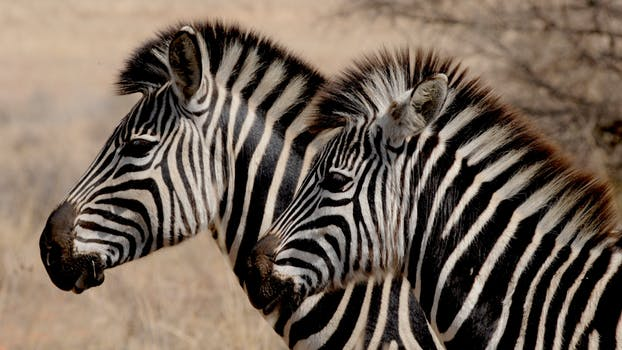
#> input picture Applied-Projects/hw11/zebras.jpg, 622 x 350 px
$ jupyter execute hw11_assignment.ipynb   (shell and % lines are left out)
#> lines starting #> are read from the running program, lines starting #| are printed output that depends on the picture
# Spectral Filtering: Butterworth Notch Filter

Dai'zjon Carney

A notch filter suppresses specific frequencies. Letting $d_0$ denote the notch frequency cut-off distance (-3dB), and $d^+_{uv}$ and $d^-_{uv}$ the Euclidian distances from $(u,v)$ to the two notches $(u_0,v_0)$ and $(-u_0,-v_0)$, i.e., $d^+_{uv} = \sqrt{(u-u_0)^2+(v-v_0)^2}$ and $d^-_{uv} = \sqrt{(u+u_0)^2+(v+v_0)^2}$,
we can define the notch filter transfer function as the product of two shifted $n$-order high-pass filters.
That is,

$$H_{N}(u,v) = H^+_{N}(u,v)\; H^-_{N}(u,v)$$

$$H^+_{N}(u,v) = \dfrac{1}{\sqrt{1 + \left( d_0\,/\,d^+_{uv} \right)^{2n}}}, \quad
  H^-_{N}(u,v) = \dfrac{1}{\sqrt{1 + \left( d_0\,/\,d^-_{uv} \right)^{2n}}}.$$

Multiple frequencies can be rejected by multiplying the corresponding transfer functions. We will not consider that here. NOTE: The above will produce divide-by-zero. A simple work-around is to add 1.0e-6 or some other small number to the distances. We may also experience a run-time warning complaining about overflow if you raise a small value to a high power. Options include ignoring the warning, reduce the epsilon value or the filter order.

Copied the 2D Butterworth code from its module. Replaced the bwLP, bwHP, bwBP, and bwBS filters with a notch filter called bwN that takes six arguments, namely, d0, u0, v0, n, M, N. Applied the notch filter to the zebra image after it has been corrupted by a 2D sinewave. Tried different 2D frequencies to see the results. Set up to work for any 2D frequency to be tested. Code displayed the corrupted and filtered images as well as their respective frequency spectra. Applied a log-transformation to the latter to make the content visible.

[cell 1]
# load packages

import numpy as np

import matplotlib.image as img
import matplotlib.pyplot as plt

from skimage import io

from scipy.fft import fft2, ifft2, fftshift

from skimage.util import img_as_float32 as img_as_float

[cell 2]
# image/plot display function
def show_images(I, titles=None):
    fig, ax = plt.subplots(1, len(I), figsize=(12,5))

    for i in np.arange(0,len(I)):
        ax[i].imshow(I[i], cmap='gray')
        ax[i].set_axis_off()
        if titles != None:
            ax[i].set_title(titles[i])

    plt.tight_layout()

def show_plots(I, titles=None):
    fig, ax = plt.subplots(1, len(I), figsize=(12,1))

    for i in np.arange(0,len(I)):
        if titles != None:
            ax[i].set_title(titles[i])

        r = I[i].shape[0]//2
        ax[i].plot(I[i][r,:])
        ax[i].set_xticks([])
        ax[i].set_yticks([])

    plt.tight_layout()

[cell 3]
# notch filter: bwN
def bwN(d0, u0, v0, n, M, N=None):
    if N == None:
        N = M
    u, v = np.meshgrid(np.arange(-N//2, N//2), np.arange(-M//2, M//2))
    D = np.sqrt((u-u0)**2 + (v-v0)**2)
    H = 1 / (1 + (D**n / d0**n))
    return H

## Notch Filter Application

[cell 4]
# nextpow2 function
def nextpow2(N):
    n = 1
    while (n<N):
        n *= 2
    return n

[cell 5]
# sinewave function
def sinewaves(M, N, ku, kv):
    T = 2.0*np.pi

    KM, KN = (M//2, N//2)
    u, v = np.mgrid[-KM:KM,-KN:KN]

    I = np.sin(T*(u*ku/M+v*kv/N))

    return I

[cell 6]
# read zebras.jpg
I1 = io.imread("zebras.jpg", as_gray=True)
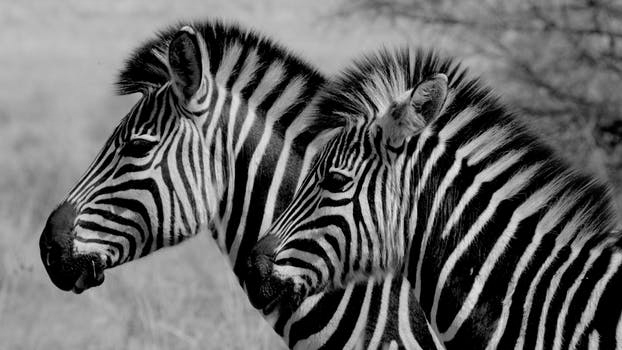
#> I1: shape (350, 622) float64; min 0, max 0.921, mean 0.406
I1 = img_as_float(I1)
M, N = I1.shape
#> M = 350; N = 622

# add 2D sinewave pattern
sine_wave = sinewaves(M, N, 10, 10) # generates sinewave freq 10
corrupted = I1 + sine_wave #corrupts image by sinewave
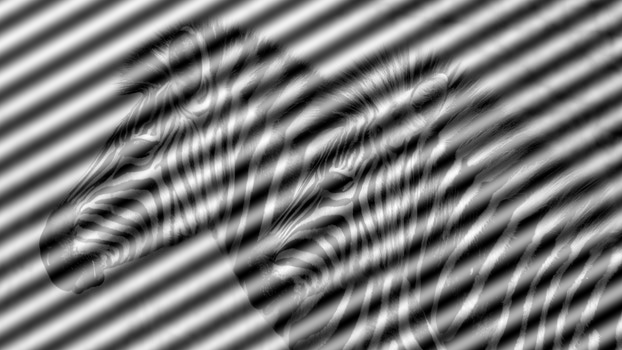
#> corrupted: shape (350, 622) float64; min -1, max 1.88, mean 0.406; drawn with min black and max white

# apply fft
N2 = np.max([nextpow2(N), nextpow2(M)]) # Determine the appropriate length for the input data
#> N2 = 1024
F1 = fft2(I1,(N2,N2))

# apply notch filter
notched = F1 * bwN(50, 200, 200, 0, N2, N2)

# apply inverse fft
filtered = np.real(ifft2(notched))[:M,:N]

# display images and their spectra
show_images([I1, corrupted, filtered],
            ['original','corrupted','filtered'])
#> the loop in show_images, `for i in np.arange(0,len(I)):` made 3 passes
show_plots([I1, corrupted, filtered])
#> the loop in show_plots, `for i in np.arange(0,len(I)):` made 3 passes
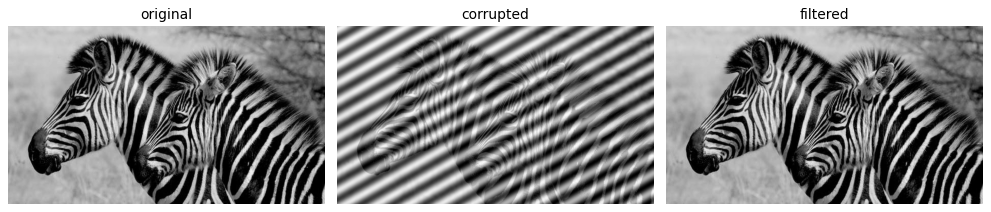
#> figure drawn by matplotlib, 3 panels
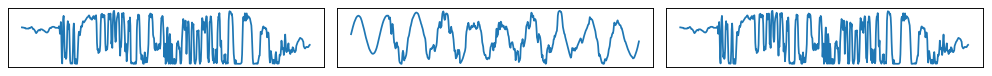
#> figure drawn by matplotlib, 3 panels
